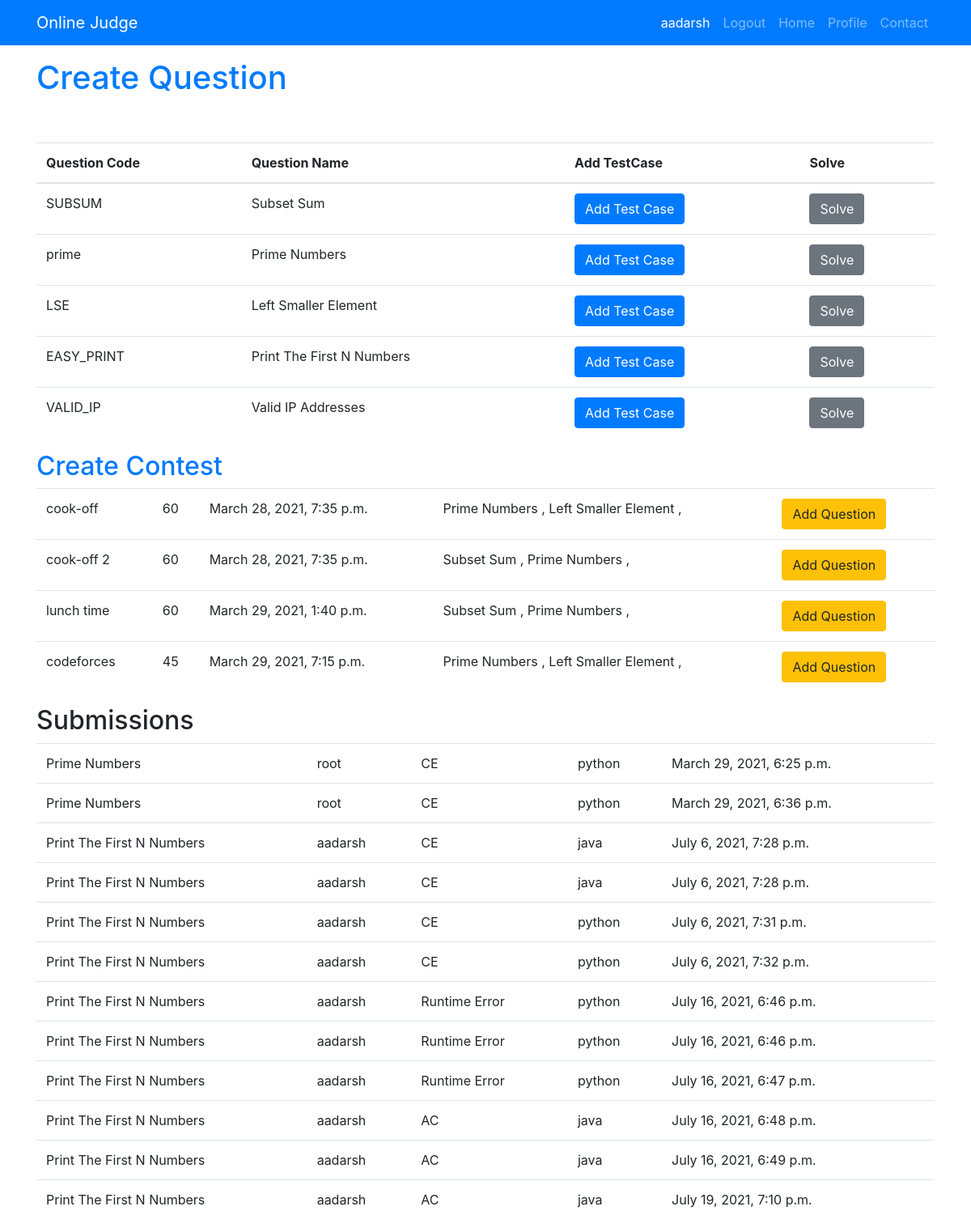
Screenshot of / (signed in) with the database file from the repository.
### judge/models.py (models this page shows, shortened)
class Question(models.Model):
    code = models.CharField(max_length=10, unique=True)
    name = models.CharField(max_length=250)
    problem = models.TextField()
    difficulty = models.CharField(max_length=10,choices=level,blank=True)
    points = models.IntegerField(default=0,blank=True)

class Contest(models.Model):
    name = models.CharField(max_length=50)
    question = models.ManyToManyField(Question,blank=True)
    start_time = models.DateTimeField()
    duration = models.IntegerField(default=60)

class Submission(models.Model):
    user = models.ForeignKey(User, on_delete=models.CASCADE)
    question = models.ForeignKey(Question, on_delete=models.CASCADE)
    status = models.CharField(max_length=20)
    testcase = models.CharField(max_length=200)
    code = models.TextField()
    language = models.CharField(max_length=15)
    date = models.DateTimeField(auto_now_add=True)

### judge/views.py (the view)
# urls.py: 2. Add a URL to urlpatterns:  path('', views.home, name='home')
def home(request):
    questions_set = Question.objects.all()
    submissions = Submission.objects.all()
    contests = Contest.objects.all()
    context = {
        'questions': questions_set,
        'contests': contests,
        'submissions': submissions,
    }
    return render(request, 'problem/home.html', context)

### templates/problem/home.html
{% extends 'base.html' %}
{% block content %}
    <br>
    <h1><a href="{% url 'createquestion' %}">Create Question</a></h1>
    <br><br>
    <table class="table">
        <thead>
            <tr>
                <th>Question Code</th>
                <th>Question Name</th>
                <th>Add TestCase</th>
                <th>Solve</th>
            </tr>
        </thead>
        {% for question in questions %}
            <tr>
                <td>{{ question.code }}</td>
                <td>{{ question.name }}</td>
                <td><a class="btn btn-primary" href="{% url 'addtestcase' %}">Add Test Case</a></td>
                <td><a class="btn btn-secondary" href="{% url 'submitcode' question.code %}">Solve</a></td>
            </tr>
        {% endfor %}
    </table>
    <h2><a href="{% url 'contestcreate' %}">Create Contest</a></h2>
    <table class="table">
        {% for contest in contests %}
            <tr>
                <td>{{ contest.name }}</td>
                <td>{{ contest.duration }}</td>
                <td>{{ contest.start_time }}</td>
                <td>
                    {% for question in contest.question.all %}
                        {{ question.name }} ,
                    {% endfor %}
                </td>
                <td><a href="{% url 'addContestQuestion' contest.id %}" class="btn btn-warning">
                    Add Question</a></td>
            </tr>
        {% endfor %}
    </table>
    <h2>Submissions</h2>
    <table class="table">
        {% for submission in submissions %}
            <tr>
                <td>{{ submission.question.name }}</td>
                <td>{{ submission.user.username }}</td>
                <td>{{ submission.status }}</td>
                <td>{{ submission.language }}</td>
                <td>{{ submission.date }}</td>
            </tr>
        {% endfor %}
    </table>
{% endblock %}

### templates/base.html (shortened to what this page needs)
<!DOCTYPE html>
<nav class="navbar navbar-expand-lg navbar-dark fixed-top bg-primary">
    <div class="container">
      <a class="navbar-brand" href="#">Online Judge</a>
      <div class="collapse navbar-collapse" id="navbarSupportedContent">
        <ul class="navbar-nav ml-auto">
          <li class="nav-item active">
            <a class="nav-link" href="#">{{ request.user.username }}</a>
          </li>
          <li class="nav-item">
            <a class="nav-link" href="{% url 'logout' %}">Logout</a>
          </li>
          <li class="nav-item">
            <a class="nav-link" href="{% url 'home' %}">Home</a>
          </li>
          <li class="nav-item">
            <a class="nav-link" href="{% url 'viewProfile' request.user.id %}">Profile</a>
          </li>
          <li class="nav-item">
            <a class="nav-link" href="#">Contact</a>
          </li>
        </ul>
      </div>
    </div>
</nav>
{% load static %}
<html lang="en">
    <head>
        <link rel="stylesheet" href="{% static 'css/profile.css' %}">
        <link rel="stylesheet" href="https://maxcdn.bootstrapcdn.com/bootstrap/4.0.0/css/bootstrap.min.css"
>
    </head>
    <body>
        <section class="section">
            <div class="container">
                {% block content %}
                {% endblock %}
            </div>
        </section>
    </body>
</html>

### static/css/profile.css (style rules this page uses)
html, body { margin: 0; padding: 0; }

### rows the page displays
Question: code "SUBSUM", name "Subset Sum"
Question: code "prime", name "Prime Numbers"
Question: code "LSE", name "Left Smaller Element"
Question: code "EASY_PRINT", name "Print The First N Numbers"
Question: code "VALID_IP", name "Valid IP Addresses"
Contest: name "cook-off", duration "60", start_time "March 28, 2021, 7:35 p.m."
Contest: name "cook-off 2", duration "60", start_time "March 28, 2021, 7:35 p.m."
Contest: name "lunch time", duration "60", start_time "March 29, 2021, 1:40 p.m."
Contest: name "codeforces", duration "45", start_time "March 29, 2021, 7:15 p.m."
Submission: question.name "Prime Numbers", user.username "root", status "CE", language "python", date "March 29, 2021, 6:25 p.m."
Submission: question.name "Prime Numbers", user.username "root", status "CE", language "python", date "March 29, 2021, 6:36 p.m."
Submission: question.name "Print The First N Numbers", user.username "aadarsh", status "CE", language "java", date "July 6, 2021, 7:28 p.m."
Submission: question.name "Print The First N Numbers", user.username "aadarsh", status "CE", language "java", date "July 6, 2021, 7:28 p.m."
Submission: question.name "Print The First N Numbers", user.username "aadarsh", status "CE", language "python", date "July 6, 2021, 7:31 p.m."
Submission: question.name "Print The First N Numbers", user.username "aadarsh", status "CE", language "python", date "July 6, 2021, 7:32 p.m."
Submission: question.name "Print The First N Numbers", user.username "aadarsh", status "Runtime Error", language "python", date "July 16, 2021, 6:46 p.m."
Submission: question.name "Print The First N Numbers", user.username "aadarsh", status "Runtime Error", language "python", date "July 16, 2021, 6:46 p.m."
Submission: question.name "Print The First N Numbers", user.username "aadarsh", status "Runtime Error", language "python", date "July 16, 2021, 6:47 p.m."
Submission: question.name "Print The First N Numbers", user.username "aadarsh", status "AC", language "java", date "July 16, 2021, 6:48 p.m."
Submission: question.name "Print The First N Numbers", user.username "aadarsh", status "AC", language "java", date "July 16, 2021, 6:49 p.m."
Submission: question.name "Print The First N Numbers", user.username "aadarsh", status "AC", language "java", date "July 19, 2021, 7:10 p.m."

### other values shown
{{ request.user.username }} "aadarsh"
